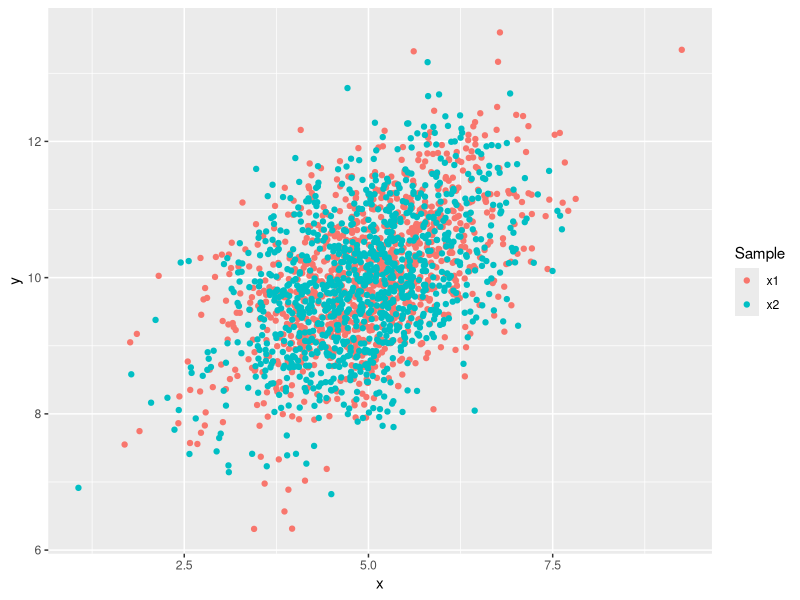

Write the R code that produced this figure.
set.seed(2137)
nobs = 1000
mu = c(5, 10)
S = matrix(c(1, 0.5, 0.5, 1), nrow = 2)

# 1st method - using MASS package
x1 = MASS::mvrnorm(nobs, mu, S)

# 2nd method
# Step 1: generate independent normal random variables
Z = matrix(rnorm(nobs * 2), nrow = nobs, ncol = 2)

# Step 2: Cholesky decomposition of covariance matrix
A = chol(S)

# Step 3: scale/shift z
x2 = Z %*% A + matrix(mu, nrow = nobs, ncol = 2, byrow = TRUE)

# Plot
library(ggplot2)

df = data.frame(
  Sample = rep(c('x1', 'x2'), each = nobs)
  , x = c(x1[, 1], x2[, 1])
  , y = c(x1[, 2], x2[, 2])
)

ggplot(df, aes(x = x, y = y, color = Sample)) +
  geom_point()
